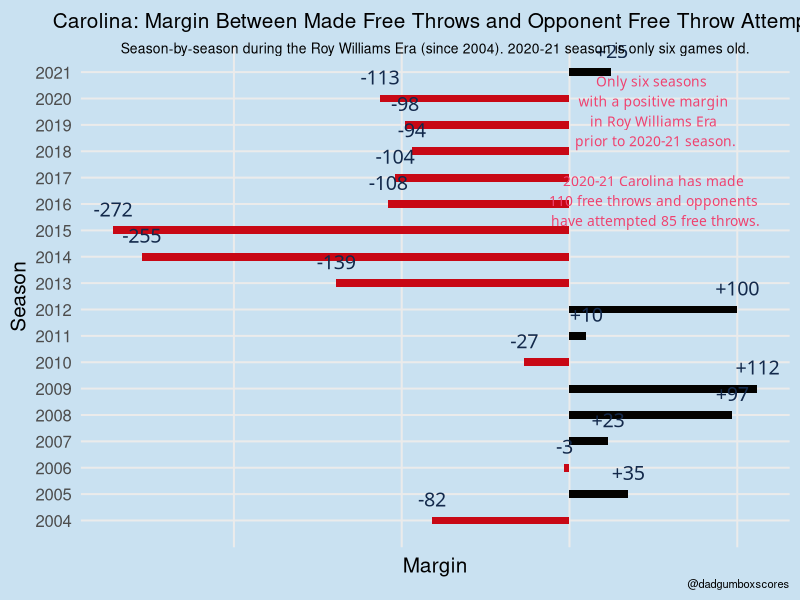

Generate this figure with R:
## ---- chunk 1
knitr::opts_chunk$set(echo = TRUE, fig.width=12, fig.height=8)
## ---- chunk 2
library(tidyverse)

theme_me <- function () {
  theme_minimal(base_size = 15) %+replace%
    theme (
      plot.title = element_text(hjust = 0.5),
      plot.subtitle = element_text(
        hjust = 0.5,
        vjust = -2,
        lineheight = 0.9,
        size = 10
      ),
      plot.caption = element_text(size = 8, hjust = 1),
      panel.grid.minor = element_blank(),
      plot.background = element_rect(fill = "#c9e1f1", color = "#c9e1f1")
    )
}

ft <- tibble::tribble(
  ~Season,~ftm,~fta,~Delta,~fill,
  2021,110,85,25,"plus",
  2020,470,583,-113,"minus",
  2019,541,639,-98,"minus",
  2018,503,597,-94,"minus",
  2017,642,746,-104,"minus",
  2016,617,725,-108,"minus",
  2015,571,843,-272,"minus",
  2014,552,807,-255,"minus",
  2013,442,581,-139,"minus",
  2012,629,529,100,"plus",
  2011,590,580,10,"plus",
  2010,558,585,-27,"minus",
  2009,739,627,112,"plus",
  2008,738,641,97,"plus",
  2007,669,646,23,"plus",
  2006,519,522,-3,"minus",
  2005,724,689,35,"plus",
  2004,515,597,-82,"minus",
)

ggplot(ft, aes(x = Season, y = Delta, fill = fill)) +
  geom_col(aes(x = Season), width = 0.3) +
  geom_text(
    aes(
      label = ifelse(Delta > 0, paste0("+", Delta), Delta),
      vjust = ifelse(Delta > 0,-1,-1)
    ),
    colour = "#13294B",
    size = 5,
    family = "RobotoCondensed-Regular"
  ) +
  scale_fill_manual(values = c("#c80815", "#030200"), guide = FALSE) +
  scale_x_continuous(breaks = seq(2004, 2021, 1)) +
  coord_flip() +
  theme_me() +
  theme(legend.position = "none") +
  theme(
    axis.text.x = element_blank(),
    axis.line = element_blank(),
    axis.ticks = element_blank()
  ) +
  annotate(
    "text",
    x = 2018,
    y = 50,
    label = "Only six seasons \n with a positive margin \n in Roy Williams Era \n prior to 2020-21 season.
    \n 2020-21 Carolina has made \n 110 free throws and opponents \n have attempted 85 free throws.",
    family = "Chalkboard Bold",
    size = 3.5,
    color = "#EF426F"
  ) +
  labs(
    x = "Season",
    y = "Margin",
    title = "Carolina: Margin Between Made Free Throws and Opponent Free Throw Attemps",
    subtitle = "Season-by-season during the Roy Williams Era (since 2004). 2020-21 season is only six games old.",
    caption = "@dadgumboxscores"
  )
